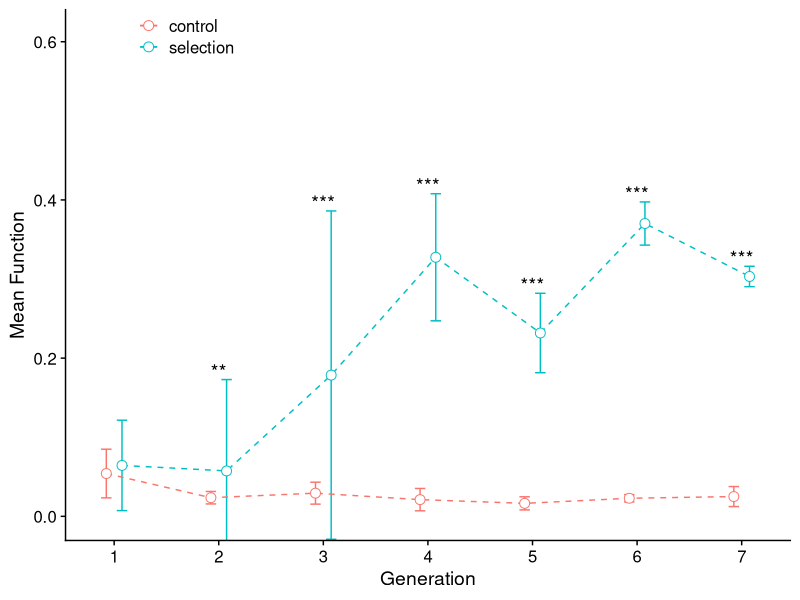
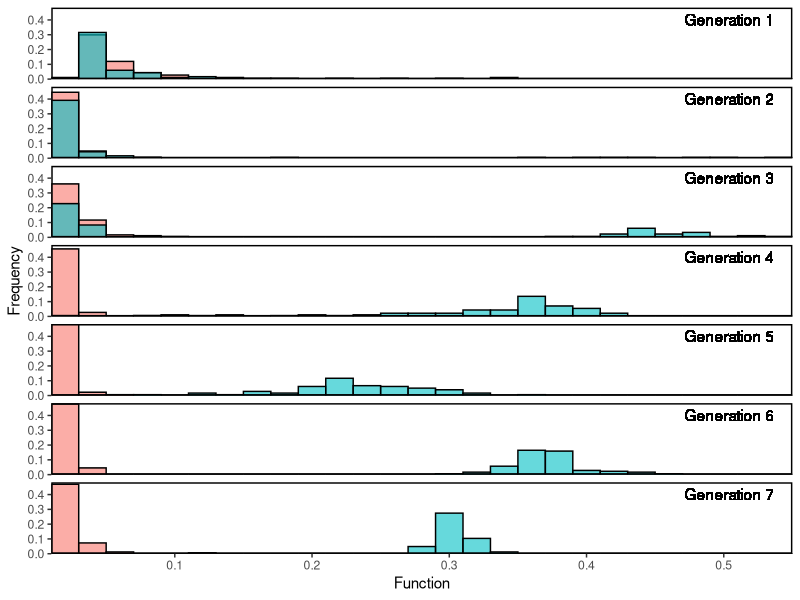
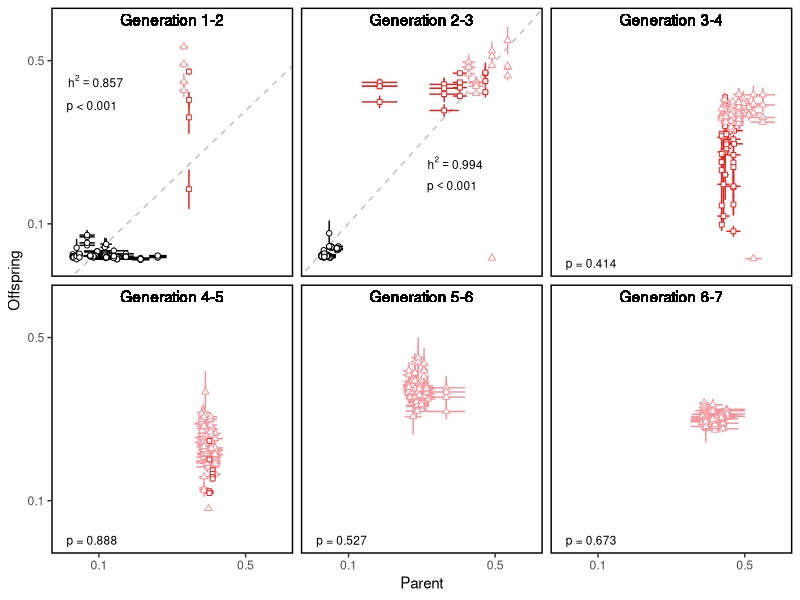
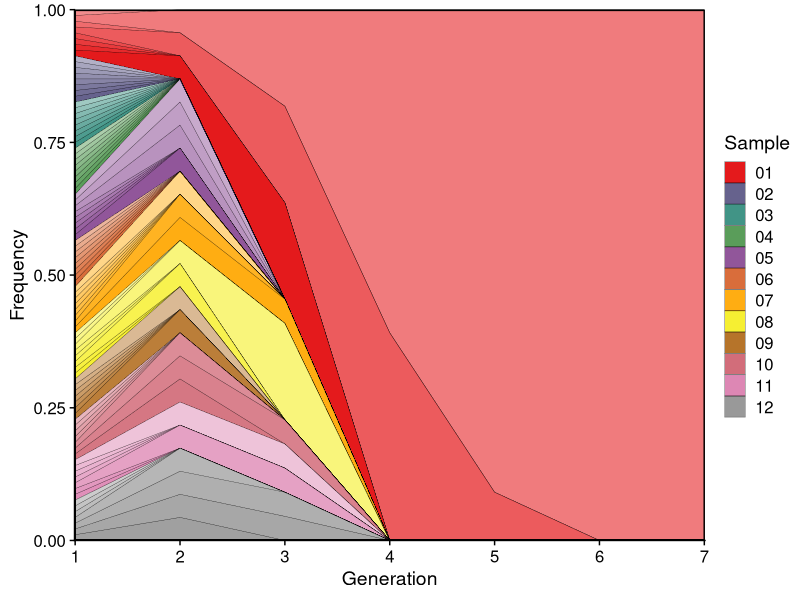

Generate these figures, in order, with R: (Note: this script raises an error after producing the figures.)
#' This script makes figure from the farmer E coli

library(tidyverse)
library(data.table)
library(cowplot)

df_farmer_func <- fread("../data/temp/df_farmer_func.txt") %>% as_tibble
df_farmer_func_mean <- fread("../data/temp/df_farmer_func_mean.txt") %>% as_tibble
df_farmer_func_mean_star <- fread("../data/temp/df_farmer_func_mean_star.txt") %>% as_tibble
df_farmer_func_max <- fread("../data/temp/df_farmer_func_max.txt") %>% as_tibble
df_farmer_func_max_star <- fread("../data/temp/df_farmer_func_max_star.txt") %>% as_tibble
df_muller <- fread("../data/temp/df_muller.txt") %>% as_tibble()
df_farmer_heritability <- fread("../data/temp/df_farmer_heritability.txt")
df_farmer_heritability_boot_stat <- fread("../data/temp/df_farmer_heritability_boot_stat.txt")


# Panel A. Cartoon
p_cartoon <- ggdraw() + draw_image("../data/experimental_scheme/Figure2A.png")


# Panel B. Mean function
p_B <- df_farmer_func_mean %>%
    ggplot(aes(x = Transfer, y = MeanCommunityFunction, color = Experiment, group = Experiment)) +
    geom_errorbar(aes(x=Transfer, ymin = MeanCommunityFunction-SdCommunityFunction,
                      ymax = MeanCommunityFunction+SdCommunityFunction),
                  width = .2, position = position_dodge(0.3)) +
    geom_line(linetype = 2,position = position_dodge(0.3)) +
    geom_point(shape = 21, fill = "white", size = 3, position = position_dodge(0.3)) +
    # Add asterisk
    geom_text(data = df_farmer_func_mean_star, inherit.aes = F, aes(x = Transfer, y = AsteriskLocation, label = Asterisk), size = 5, color = "black") +
    coord_cartesian(ylim=c(0, 0.61)) +
    scale_x_continuous(breaks = 1:7) +
    scale_color_discrete(labels = c("control", "selection")) +
    theme_cowplot() +
    theme(legend.position = c(0.1, 0.95), legend.title = element_blank()) +
    labs(x = "Generation", y = "Mean Function")


# Panel C. Maximum function
p_C <- df_farmer_func_max %>%
    ggplot(aes(x = Transfer, y = MeanFunction, color = Experiment, group = Experiment)) +
    geom_errorbar(aes(x=Transfer, ymin = MeanFunction-SeFunction, ymax = MeanFunction+SeFunction),
                  width = .2, position = position_dodge(0.3)) +
    geom_line(linetype = 2, position = position_dodge(0.3)) +
    geom_point(shape = 24, fill = "white", size = 3, position = position_dodge(0.3)) +
    # Add asterisk
    geom_text(data = df_farmer_func_max_star, inherit.aes = F, aes(x = Transfer, y = AsteriskLocation, label = Asterisk), size = 5, color = "black") +
    scale_x_continuous(breaks = 1:7) +
    coord_cartesian(ylim=c(0, 0.61)) +
    theme_cowplot() +
    theme(legend.position = "none", legend.title = element_blank()) +
    labs(x = "Generation", y = "Maximum Function")

# Panel D. Histogram
p_D <- df_farmer_func %>%
    ggplot() +
    geom_histogram(aes(x = MeanFunction, y=(..count..)/tapply(..count..,..PANEL..,sum)[..PANEL..], fill = Experiment),
                   color = 1, alpha = 0.6, binwidth = 0.02, position = position_identity()) +
    scale_x_continuous(expand = c(0,0)) +
    scale_y_continuous(expand = c(0,0)) +
    scale_fill_discrete(labels = c("control", "selection")) +
    # Facet strips
    geom_text(aes(label = paste0("Generation ", Transfer)), x = Inf, y = Inf, hjust = 1.2, vjust = 1.5) +
    facet_grid(Transfer~.,
               labeller = labeller(Transfer = paste0("Generation ", 1:7) %>% setNames(1:7))) +
    theme_bw() +
    theme(legend.position ="none", legend.title = element_blank(), legend.background = element_blank(),
          panel.grid = element_blank(), panel.border = element_blank(),
          strip.background = element_blank(), strip.text = element_blank()) +
    labs(x = "Function", y = "Frequency") +
    panel_border(color = "black")

# Panel E. Heritability
p_E <- df_farmer_heritability %>%
    ggplot(aes(x = ParentFunction, y = OffspringFunction)) +
    #    geom_abline(slope = 1, intercept = 0, color = "grey", linetype = 2, size = .5) +
    geom_abline(data = df_farmer_heritability_boot_stat %>% filter(Transfer <= 2),
                color = "grey", linetype = 2,
                aes(slope = MeanSlope, intercept = MeanIntercept)) +
    geom_errorbar(aes(color = Origin, ymin = OffspringFunction-OffspringFunctionSe, ymax = OffspringFunction+OffspringFunctionSe)) +
    geom_errorbarh(aes(color = Origin, xmin = ParentFunction-ParentFunctionSe, xmax = ParentFunction+ParentFunctionSe)) +
    geom_point(aes(color = Origin, shape = Origin), fill = "white") +
    scale_color_manual(values = c("black", "#F3949B", "#E4211D")) +
    scale_shape_manual(values = c(21, 24, 22)) +
    scale_x_continuous(breaks = c(0.1, 0.5)) +
    scale_y_continuous(breaks = c(0.1, 0.5)) +
    coord_cartesian(xlim = c(0, 0.6), ylim = c(0, 0.6)) +
    # Strip
    geom_text(aes(label = paste0("Generation ", Transfer, "-", Transfer+1)), x = 0.3, y = Inf, vjust = 1.5)+ #, hjust = 1.5, vjust = 1.5) +
    #    geom_text(data = , x = 0.3, y = 0.5, paste0("Day", 1:6)) +
    # Add stat
    geom_text(data = df_farmer_heritability_boot_stat %>% filter(Transfer == 1),
              aes(label = paste0("h^2==", round(MeanSlope, 3))), size = 3,
              x = -Inf, y = 0.45, hjust = -0.3, parse = T) +
    geom_text(data = df_farmer_heritability_boot_stat %>% filter(Transfer == 1),
              aes(label = paste0(p.value_plot)), size = 3,
              x = -Inf, y = 0.39, hjust = -0.3) +
    geom_text(data = df_farmer_heritability_boot_stat %>% filter(Transfer == 2),
              aes(label = paste0("h^2==", round(MeanSlope, 3))), size = 3,
              x = 0.3, y = 0.25, hjust = -0.1, parse = T) +
    geom_text(data = df_farmer_heritability_boot_stat %>% filter(Transfer == 2),
              aes(label = paste0(p.value_plot)), size = 3,
              x = 0.3, y = 0.19, hjust = -0.1, parse = T) +
    geom_text(data = df_farmer_heritability_boot_stat %>% filter(Transfer >= 3),
              aes(label = paste0(p.value_plot)), size = 3,
              x = -Inf, y = -Inf, hjust = -.3, vjust = -1) +
    facet_wrap(Transfer~., labeller = labeller(Transfer = paste0("Generation ", 1:6, " - ", 2:7) %>% setNames(1:6))) +
    theme_bw() +
    theme(legend.position = "none",
          panel.border = element_blank(), panel.grid = element_blank(),
          strip.background = element_blank(),
          strip.text = element_blank()) +
    panel_border(color = "black", size = 1) +
    labs(x = "Parent", y = "Offspring")


# Panel F. Muller diagram
getPalette = colorRampPalette(RColorBrewer::brewer.pal(9, "Set1"))
p_F <- df_muller %>%
    extract(col = Community, into = c("Replicate", "Sample"), regex = "(\\w)(\\d+)", remove = F) %>%
    extract(col = Transfer, into = "Transfer", regex = "T(\\d+)", remove = T) %>%
    mutate(Transfer = as.numeric(Transfer)) %>%
    ggplot(aes(x = Transfer, y = Frequency, fill = Sample, alpha = Replicate)) +
    geom_area(color = "black", size = .1) +
    scale_x_continuous(expand = c(0,0)) +
    scale_y_continuous(expand = c(0,0)) +
    scale_fill_manual(values =  getPalette(12)) +
    scale_alpha_manual(values = seq(0.5, 1, length.out = 8)) +
    theme_cowplot() +
    theme(legend.position = "right") +
    guides(alpha = F) +
    panel_border(color = "black") +
    labs(x = "Generation", y = "Frequency")

# Panel G. Varirance versus mean
df_G <- df_farmer_func_mean %>%
    filter(Experiment == "expt") %>%
    bind_rows(df_farmer_heritability_boot_stat %>% mutate(Transfer = Transfer + 0.5))

ylim.prim <- c(0, 1)   # in this example, heritability
ylim.sec <- c(0, 0.4)    # in this example, mean
b <- diff(ylim.prim)/diff(ylim.sec)
a <- b*(ylim.prim[1] - ylim.sec[1])
mycolors = c(left = "#E7861B", right = "#7997FF") # #00BFC4

p_G <- df_G %>%
    ggplot(aes(x = Transfer)) +
    # Var, primary axis
    geom_line(aes(y = MeanSlope, group = Experiment), linetype = 2, color = mycolors["left"]) +
    geom_point(aes(y = MeanSlope, group = Experiment), shape = 22, fill = "white", size = 3, color = mycolors["left"]) +
    # Mean, secondary axis
    geom_errorbar(aes(x=Transfer, ymin = a + b * (MeanCommunityFunction-SeCommunityFunction),
                      ymax = a + b * (MeanCommunityFunction+SeCommunityFunction)),
                  width = .2, position = position_dodge(0.01), color = mycolors["right"]) +
    geom_line(aes(y = a + b * MeanCommunityFunction, group = Experiment), linetype = 2, color = mycolors["right"]) +
    geom_point(aes(y = a + b * MeanCommunityFunction, group = Experiment), shape = 21, fill = "white", size = 3, color = mycolors["right"]) +
    scale_x_continuous(breaks = 1:7) +
    scale_y_continuous("Heritability", sec.axis = sec_axis(~ (. - a)/b, name = "Mean")) +
    theme_cowplot() +
    theme(legend.position = "top", legend.title = element_blank(),
          axis.title.y = element_text(color = mycolors["left"]),
          axis.text.y = element_text(color = mycolors["left"]),
          axis.line.y = element_line(color = mycolors["left"]),
          axis.ticks.y = element_line(color = mycolors["left"]),
          axis.title.y.right = element_text(color = mycolors["right"]),
          axis.text.y.right = element_text(color = mycolors["right"]),
          axis.line.y.right = element_line(color = mycolors["right"]),
          axis.ticks.y.right = element_line(color = mycolors["right"])
    ) +
    labs(x = "Generation")


# Put together panels
p_BC <- plot_grid(plotlist = list(p_B, p_C), nrow = 1, labels = c("B", "C"), align = "hv", greedy = T)
p_EFG <- plot_grid(plotlist = list(p_E, p_F, p_G), nrow = 1, labels = c("E", "F", "G"), rel_widths = c(4,3,2.5))
p_left_column <- plot_grid(plotlist = list(p_cartoon, NULL, p_BC, NULL, p_EFG), ncol = 1, labels = c("A", "", ""), rel_heights = c(3.5, 0.3, 3, 0.5, 3))
p <- plot_grid(p_left_column, p_D, ncol = 2, labels = c("", "D"), rel_widths = c(6, 1.5))

ggsave("../figure/Fig2.png", plot = p, width = 16, height = 12)
ggsave("../figure/Fig2.pdf", plot = p, width = 16, height = 12)
